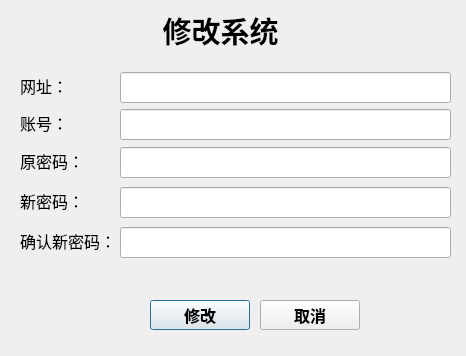
<?xml version="1.0" encoding="UTF-8"?>
<ui version="4.0">
 <class>Dialog</class>
 <widget class="QDialog" name="Dialog">
  <property name="geometry">
   <rect>
    <x>0</x>
    <y>0</y>
    <width>466</width>
    <height>356</height>
   </rect>
  </property>
  <property name="windowTitle">
   <string>密码通v1.0.0  修改服务</string>
  </property>
  <widget class="QLineEdit" name="lineEdit_oldwebpassword">
   <property name="geometry">
    <rect>
     <x>120</x>
     <y>147</y>
     <width>331</width>
     <height>31</height>
    </rect>
   </property>
  </widget>
  <widget class="QLabel" name="label_2">
   <property name="geometry">
    <rect>
     <x>20</x>
     <y>150</y>
     <width>100</width>
     <height>21</height>
    </rect>
   </property>
   <property name="font">
    <font>
     <family>Times New Roman</family>
     <pointsize>12</pointsize>
     <weight>50</weight>
     <bold>false</bold>
    </font>
   </property>
   <property name="text">
    <string>原密码：</string>
   </property>
   <property name="alignment">
    <set>Qt::AlignLeading|Qt::AlignLeft|Qt::AlignVCenter</set>
   </property>
  </widget>
  <widget class="QLabel" name="label_3">
   <property name="geometry">
    <rect>
     <x>20</x>
     <y>75</y>
     <width>100</width>
     <height>21</height>
    </rect>
   </property>
   <property name="font">
    <font>
     <family>Times New Roman</family>
     <pointsize>12</pointsize>
     <weight>50</weight>
     <bold>false</bold>
    </font>
   </property>
   <property name="text">
    <string>网址：</string>
   </property>
   <property name="alignment">
    <set>Qt::AlignLeading|Qt::AlignLeft|Qt::AlignVCenter</set>
   </property>
  </widget>
  <widget class="QLineEdit" name="lineEdit_webpath">
   <property name="geometry">
    <rect>
     <x>120</x>
     <y>72</y>
     <width>331</width>
     <height>31</height>
    </rect>
   </property>
  </widget>
  <widget class="QPushButton" name="pushButton_modify">
   <property name="geometry">
    <rect>
     <x>150</x>
     <y>300</y>
     <width>100</width>
     <height>30</height>
    </rect>
   </property>
   <property name="font">
    <font>
     <family>Times New Roman</family>
     <pointsize>12</pointsize>
     <weight>75</weight>
     <bold>true</bold>
    </font>
   </property>
   <property name="text">
    <string>修改</string>
   </property>
  </widget>
  <widget class="QPushButton" name="pushButton_cancel">
   <property name="geometry">
    <rect>
     <x>260</x>
     <y>300</y>
     <width>100</width>
     <height>30</height>
    </rect>
   </property>
   <property name="font">
    <font>
     <family>Times New Roman</family>
     <pointsize>12</pointsize>
     <weight>75</weight>
     <bold>true</bold>
    </font>
   </property>
   <property name="text">
    <string>取消</string>
   </property>
  </widget>
  <widget class="QLineEdit" name="lineEdit_webusername">
   <property name="geometry">
    <rect>
     <x>120</x>
     <y>109</y>
     <width>331</width>
     <height>31</height>
    </rect>
   </property>
  </widget>
  <widget class="QLabel" name="label_5">
   <property name="geometry">
    <rect>
     <x>20</x>
     <y>112</y>
     <width>100</width>
     <height>21</height>
    </rect>
   </property>
   <property name="font">
    <font>
     <family>Times New Roman</family>
     <pointsize>12</pointsize>
     <weight>50</weight>
     <bold>false</bold>
    </font>
   </property>
   <property name="text">
    <string>账号：</string>
   </property>
   <property name="alignment">
    <set>Qt::AlignLeading|Qt::AlignLeft|Qt::AlignVCenter</set>
   </property>
  </widget>
  <widget class="QLabel" name="label_6">
   <property name="geometry">
    <rect>
     <x>10</x>
     <y>10</y>
     <width>421</width>
     <height>41</height>
    </rect>
   </property>
   <property name="font">
    <font>
     <family>Times New Roman</family>
     <pointsize>22</pointsize>
     <weight>75</weight>
     <bold>true</bold>
    </font>
   </property>
   <property name="text">
    <string>修改系统</string>
   </property>
   <property name="alignment">
    <set>Qt::AlignCenter</set>
   </property>
  </widget>
  <widget class="QLineEdit" name="lineEdit_newpassword">
   <property name="geometry">
    <rect>
     <x>120</x>
     <y>187</y>
     <width>331</width>
     <height>31</height>
    </rect>
   </property>
  </widget>
  <widget class="QLabel" name="label_4">
   <property name="geometry">
    <rect>
     <x>20</x>
     <y>190</y>
     <width>100</width>
     <height>21</height>
    </rect>
   </property>
   <property name="font">
    <font>
     <family>Times New Roman</family>
     <pointsize>12</pointsize>
     <weight>50</weight>
     <bold>false</bold>
    </font>
   </property>
   <property name="text">
    <string>新密码：</string>
   </property>
   <property name="alignment">
    <set>Qt::AlignLeading|Qt::AlignLeft|Qt::AlignVCenter</set>
   </property>
  </widget>
  <widget class="QLineEdit" name="lineEdit_newpassword2">
   <property name="geometry">
    <rect>
     <x>120</x>
     <y>227</y>
     <width>331</width>
     <height>31</height>
    </rect>
   </property>
  </widget>
  <widget class="QLabel" name="label_7">
   <property name="geometry">
    <rect>
     <x>20</x>
     <y>230</y>
     <width>100</width>
     <height>21</height>
    </rect>
   </property>
   <property name="font">
    <font>
     <family>Times New Roman</family>
     <pointsize>12</pointsize>
     <weight>50</weight>
     <bold>false</bold>
    </font>
   </property>
   <property name="text">
    <string>确认新密码：</string>
   </property>
   <property name="alignment">
    <set>Qt::AlignLeading|Qt::AlignLeft|Qt::AlignVCenter</set>
   </property>
  </widget>
 </widget>
 <tabstops>
  <tabstop>lineEdit_webpath</tabstop>
  <tabstop>lineEdit_webusername</tabstop>
  <tabstop>lineEdit_oldwebpassword</tabstop>
  <tabstop>lineEdit_newpassword</tabstop>
  <tabstop>lineEdit_newpassword2</tabstop>
  <tabstop>pushButton_modify</tabstop>
  <tabstop>pushButton_cancel</tabstop>
 </tabstops>
 <resources/>
 <connections/>
</ui>
